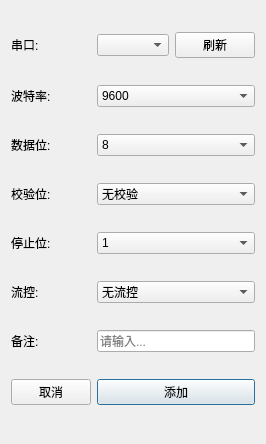
<?xml version="1.0" encoding="UTF-8"?>
<ui version="4.0">
 <class>AppendSerialInfo</class>
 <widget class="QDialog" name="AppendSerialInfo">
  <property name="geometry">
   <rect>
    <x>0</x>
    <y>0</y>
    <width>249</width>
    <height>444</height>
   </rect>
  </property>
  <property name="windowTitle">
   <string>添加串口</string>
  </property>
  <layout class="QGridLayout" name="gridLayout">
   <item row="7" column="1" colspan="2">
    <widget class="QPushButton" name="btnOk">
     <property name="text">
      <string>添加</string>
     </property>
    </widget>
   </item>
   <item row="0" column="1">
    <widget class="QComboBox" name="combSerialPort"/>
   </item>
   <item row="1" column="0">
    <widget class="QLabel" name="label">
     <property name="text">
      <string>波特率:</string>
     </property>
    </widget>
   </item>
   <item row="3" column="1" colspan="2">
    <widget class="QComboBox" name="combParityBit">
     <item>
      <property name="text">
       <string>无校验</string>
      </property>
     </item>
     <item>
      <property name="text">
       <string>奇校验</string>
      </property>
     </item>
     <item>
      <property name="text">
       <string>偶校验</string>
      </property>
     </item>
     <item>
      <property name="text">
       <string>0校验</string>
      </property>
     </item>
     <item>
      <property name="text">
       <string>1校验</string>
      </property>
     </item>
    </widget>
   </item>
   <item row="3" column="0">
    <widget class="QLabel" name="label_3">
     <property name="text">
      <string>校验位:</string>
     </property>
    </widget>
   </item>
   <item row="4" column="1" colspan="2">
    <widget class="QComboBox" name="combStopBit">
     <item>
      <property name="text">
       <string>1</string>
      </property>
     </item>
     <item>
      <property name="text">
       <string>1.5</string>
      </property>
     </item>
     <item>
      <property name="text">
       <string>2</string>
      </property>
     </item>
    </widget>
   </item>
   <item row="5" column="0">
    <widget class="QLabel" name="label_5">
     <property name="text">
      <string>流控:</string>
     </property>
    </widget>
   </item>
   <item row="1" column="1" colspan="2">
    <widget class="QComboBox" name="combBaudrRate">
     <item>
      <property name="text">
       <string>9600</string>
      </property>
     </item>
     <item>
      <property name="text">
       <string>19200</string>
      </property>
     </item>
     <item>
      <property name="text">
       <string>38400</string>
      </property>
     </item>
     <item>
      <property name="text">
       <string>57600</string>
      </property>
     </item>
     <item>
      <property name="text">
       <string>115200</string>
      </property>
     </item>
    </widget>
   </item>
   <item row="2" column="0">
    <widget class="QLabel" name="label_2">
     <property name="text">
      <string>数据位:</string>
     </property>
    </widget>
   </item>
   <item row="4" column="0">
    <widget class="QLabel" name="label_4">
     <property name="text">
      <string>停止位:</string>
     </property>
    </widget>
   </item>
   <item row="2" column="1" colspan="2">
    <widget class="QComboBox" name="combDataBits">
     <item>
      <property name="text">
       <string>8</string>
      </property>
     </item>
     <item>
      <property name="text">
       <string>7</string>
      </property>
     </item>
     <item>
      <property name="text">
       <string>6</string>
      </property>
     </item>
     <item>
      <property name="text">
       <string>5</string>
      </property>
     </item>
    </widget>
   </item>
   <item row="0" column="2">
    <widget class="QPushButton" name="btnUpdateSerialPort">
     <property name="text">
      <string>刷新</string>
     </property>
    </widget>
   </item>
   <item row="7" column="0">
    <widget class="QPushButton" name="btnCancel">
     <property name="text">
      <string>取消</string>
     </property>
    </widget>
   </item>
   <item row="5" column="1" colspan="2">
    <widget class="QComboBox" name="combFluidControl">
     <item>
      <property name="text">
       <string>无流控</string>
      </property>
     </item>
     <item>
      <property name="text">
       <string>硬件流控</string>
      </property>
     </item>
     <item>
      <property name="text">
       <string>软件流控</string>
      </property>
     </item>
    </widget>
   </item>
   <item row="0" column="0">
    <widget class="QLabel" name="label_6">
     <property name="text">
      <string>串口:</string>
     </property>
    </widget>
   </item>
   <item row="6" column="0">
    <widget class="QLabel" name="label_7">
     <property name="text">
      <string>备注:</string>
     </property>
    </widget>
   </item>
   <item row="6" column="1" colspan="2">
    <widget class="QLineEdit" name="editRemark">
     <property name="placeholderText">
      <string>请输入...</string>
     </property>
    </widget>
   </item>
  </layout>
 </widget>
 <tabstops>
  <tabstop>editRemark</tabstop>
  <tabstop>combSerialPort</tabstop>
  <tabstop>combParityBit</tabstop>
  <tabstop>combStopBit</tabstop>
  <tabstop>combBaudrRate</tabstop>
  <tabstop>combDataBits</tabstop>
  <tabstop>btnUpdateSerialPort</tabstop>
  <tabstop>btnCancel</tabstop>
  <tabstop>combFluidControl</tabstop>
  <tabstop>btnOk</tabstop>
 </tabstops>
 <resources/>
 <connections/>
</ui>
